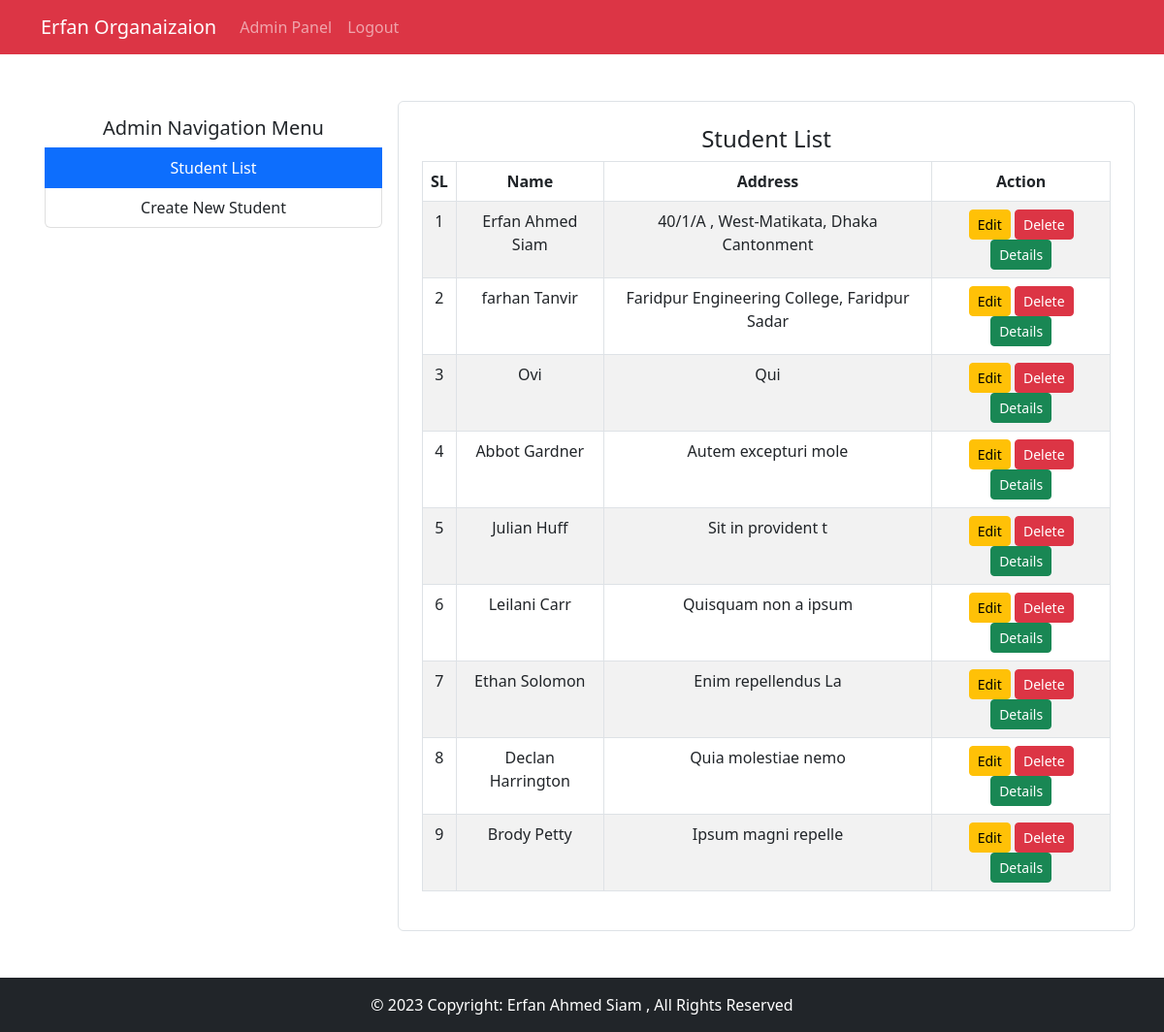
Page /admin.php (signed in) on the committed database.
### tables this page shows
CREATE TABLE IF NOT EXISTS `users` (
  `id` int unsigned NOT NULL AUTO_INCREMENT,
  `username` varchar(50) NOT NULL,
  `name` varchar(50) DEFAULT NULL,
  `email` varchar(50) DEFAULT NULL,
  `phone` varchar(50) DEFAULT NULL,
  `address` varchar(500) DEFAULT NULL,
  `image` varchar(1024) DEFAULT NULL,
  `password` varchar(500) DEFAULT NULL,
  `isAdmin` int DEFAULT '0',
  PRIMARY KEY (`id`)
);

### core/Database.php (called while the page is built, shortened)
<?php
class Database{
    public $connection;
    public function __construct(){
        $host = Config::DATABASE_HOST->value;
        $dbname = Config::DATABASE_NAME->value;
        $port = Config::DATABASE_PORT->value;
        $username = Config::DATABASE_USERNAME->value;
        $password = Config::DATABASE_PASSWORD->value;
        $dsn = "mysql:host=$host;dbname=$dbname;user=$username;password=$password;port=$port";
        $this->connection = new PDO($dsn);
    }
    public function query($query){
        $statement = $this->connection->prepare($query);
        $statement->execute();
        return $statement;
    }
}

### admin.php (the view, shortened to what this page needs)
<?php require 'partials/header.view.php'; ?>
<?php
require_once "./core/Database.php";
$db = new Database();
$sql = "SELECT * FROM users WHERE isAdmin='0'";
$students = $db->query($sql);
$students = $students->fetchAll(PDO::FETCH_ASSOC);
?>
<main class="container m-5 mx-auto">
    <div class="row text-center ">
      <div class="col-4 p-3 rounded">
        <div class="list-group">
          <h5>Admin Navigation Menu</h5>
          <a href="#" class="list-group-item list-group-item-action active">Student List</a>
          <a href="#" class="list-group-item list-group-item-action"  data-bs-toggle="modal" data-bs-target="#create_student">Create New Student</a>
        </div>
      </div>
      <div class="col-md-8 border rounded p-4">
        <h4>Student List</h4>
        <div class="table-responsive">
          <table class="table table-striped table-bordered">
            <thead>
              <tr>
                <th scope="col">SL</th>
                <th scope="col">Name</th>
                <th scope="col">Address</th>
                <th scope="col">Action</th>
              </tr>
            </thead>
            <tbody>
              <?php
              foreach($students as $key => $student){
                ?>
                <tr class="">
                <td scope="row"><?=$key+1?></td>
                <td><?=$student['name']?></td>
                <td><?=$student['address']?></td>
                <td>
                  <a href="edit-student.php?id=<?=$student['id']?>" class="btn btn-sm btn-warning">Edit</a>
                  <a href="controller/Admin/delete.php?id=<?=$student['id']?>" class="btn btn-sm btn-danger">Delete</a>
                  <a href="details.php?id=<?=$student['id']?>" class="btn btn-sm btn-success">Details</a>
                </td>
              </tr>
              <?php
              }
              ?>
            </tbody>
          </table>
        </div>
      </div>
    </div>
  </main>
<?php require 'partials/footer.view.php'; ?>

### rows in the picture
users: name "Erfan Ahmed Siam", address "40/1/A , West-Matikata, Dhaka Cantonment"
users: name "farhan Tanvir", address "Faridpur Engineering College, Faridpur Sadar"
users: name "Ovi", address "Qui"
users: name "Abbot Gardner", address "Autem excepturi mole"
users: name "Julian Huff", address "Sit in provident t"
users: name "Leilani Carr", address "Quisquam non a ipsum"
users: name "Ethan Solomon", address "Enim repellendus La"
users: name "Declan Harrington", address "Quia molestiae nemo"
users: name "Brody Petty", address "Ipsum magni repelle"
